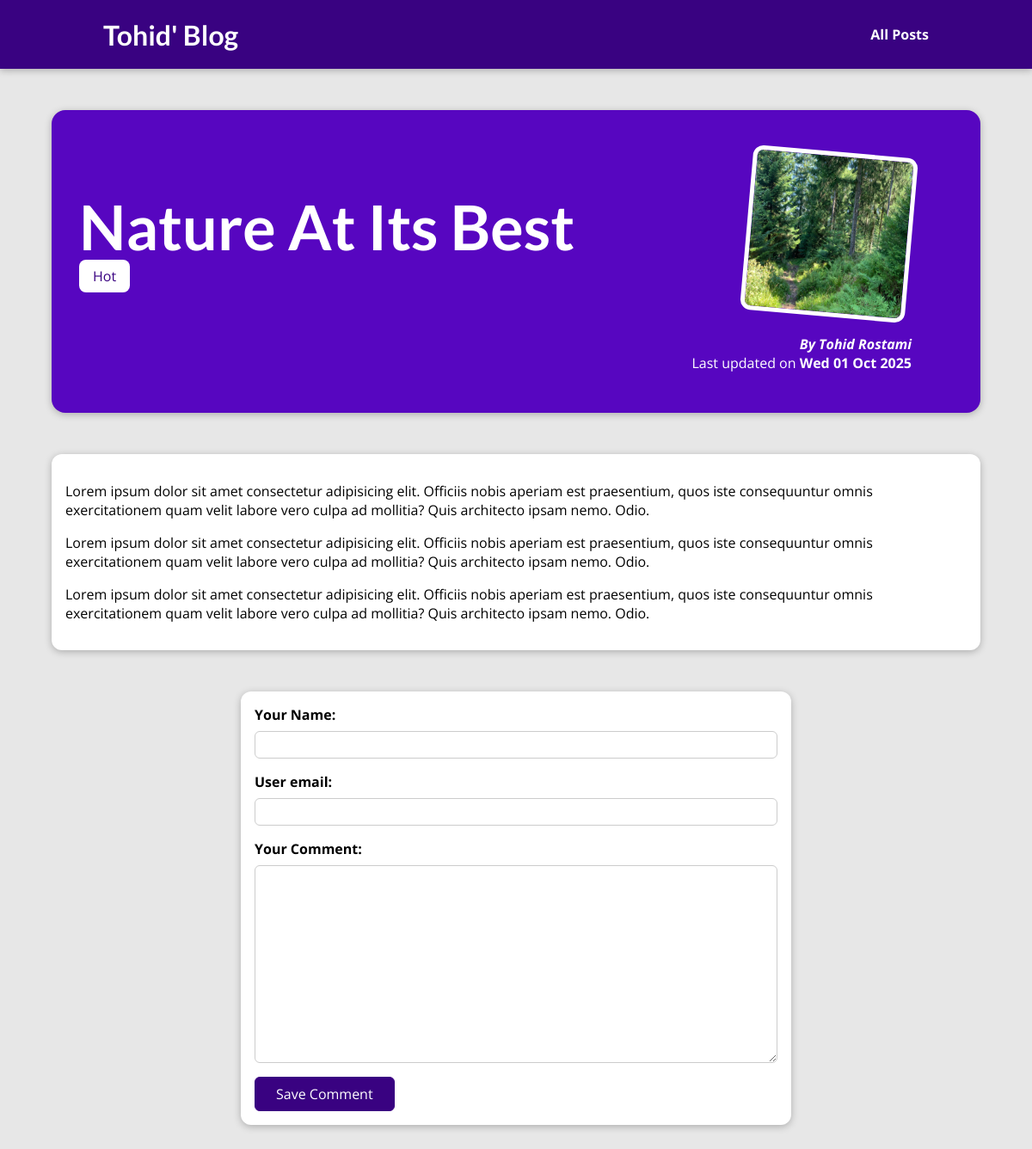
The page /posts/nature-at-its-best on the database its author committed.
### blog/models.py (models this page shows, shortened)
class Post(models.Model):
    title= models.CharField(max_length=150)
    excerpt = models.CharField(max_length=200)
    image = models.ImageField(upload_to="posts", null=True)
    date = models.DateField(auto_now=True)
    slug = models.SlugField(unique=True, db_index=True)
    content = models.TextField(validators=[MinLengthValidator(10)])
    author = models.ForeignKey(Author, on_delete=models.SET_NULL, null=True, related_name="posts")
    tags = models.ManyToManyField(Tag)

class Tag(models.Model):
    caption = models.CharField(max_length=20)

class Author(models.Model):
    first_name = models.CharField(max_length=100)
    last_name = models.CharField(max_length=100)
    email_address = models.EmailField()
    def full_name(self):
        return f"{self.first_name} {self.last_name}"
    def __str__(self):
        return self.full_name()

### blog/views.py (the view)
# urls.py: path("posts/<slug:slug>", views.SingelPostView.as_view(), name="post-detail-page")
class SingelPostView(DetailView):
    template_name="blog/post-detail.html"
    model=Post
    def get_context_data(self, **kwargs):
        context = super().get_context_data(**kwargs)
        context["post_tags"] = self.object.tags.all()
        context["comment_form"] = CommentForm()
        return context

### blog/forms.py
class CommentForm(forms.ModelForm):
    class Meta:
        model=Comment
        exclude=["post"]
        labels = {
            "user_name": "Your Name",
            "user_mail": "Your Email",
            "text": "Your Comment",
        }

### blog/templates/blog/post-detail.html (shortened to what this page needs)
{% extends "base.html" %}
{% load static %}
{% block css_files %}
<link rel="stylesheet" href="{% static "blog/post-detail.css" %}" />
{% endblock %}
{% block content %}
<section id="summary">
  <h2>{{ post.title }}</h2>
  <div>
    {% for tag in post_tags %}
      <span class="tag">{{ tag.caption }}</span>
    {% endfor %}
  </div>
  <article>
    <img src="{{ post.image.url }}" alt="Post Title" />
    <address>By <a href="mailto:{{ post.author.email_address }}">{{ post.author }}</a></address>
    <div>Last updated on <time>{{ post.date|date:"D d M Y" }}</time></div>
  </article>
</section>
<main>
  {{ post.content|linebreaks }}
</main>
<div>
  <form action="{% url "post-detail-page" post.slug %}" method="POST" id="comment-form">
    {% for form_field in comment_form %}
      <div class="form-control">
        {{ form_field.label_tag }}
        {{ form_field }}
      </div>
    {% endfor %}
    <button>Save Comment</button>
  </form>
</div>
{% endblock %}

### static/app.css (style rules this page uses)
* { box-sizing: border-box; }
html { font-family: 'Open Sans', 'Lato', sans-serif; }
body { margin: 0; }
h1, h2, h3 { font-family: 'Lato', sans-serif; font-weight: bold; }

### blog/static/blog/post-detail.css (style rules this page uses)
body { background-color: #e7e7e7; }
#summary { margin: 8rem auto 3rem auto; padding: 2rem; width: 90%; max-width: 90rem; border-radius: 16px; background-color: #5706c0; position: relative; box-shadow: 0 2px 8px rgba(0, 0, 0, 0.25); height: 22rem; }
#summary h2 { color: white; font-size: 4.5rem; margin-bottom: 0.25rem; }
#summary article { position: absolute; top: 2rem; right: 3rem; padding: 1rem 2rem; border-radius: 12px; text-align: right; color: white; }
#summary article img { width: 12rem; height: 12rem; border-radius: 12px; transform: rotateZ(5deg); border: 5px solid white; margin-bottom: 1rem; }
#summary address { font-weight: bold; }
#summary a { color: white; text-decoration: none; }
#summary time { font-weight: bold; }
main { width: 90%; max-width: 90rem; margin: 3rem auto; background-color: white; padding: 1rem; border-radius: 12px; box-shadow: 0 2px 8px rgba(0, 0, 0, 0.25); }
.tag { background-color: white; color: #390281; padding: 0.5rem 1rem; border-radius: 8px; }
#comment-form { margin: 3rem auto; width: 90%; max-width: 40rem; border-radius: 12px; background-color: white; box-shadow: 0 2px 8px rgba(0, 0, 0, 0.25); padding: 1rem; }
#comment-form button { font: inherit; background-color: #390281; color: white; border: 1px solid #390281; padding: 0.5rem 1.5rem; border-radius: 6px; cursor: pointer; }
.form-control { margin-bottom: 1rem; }
.form-control label { font-weight: bold; margin-bottom: 0.5rem; display: block; }
.form-control input, .form-control textarea { display: block; width: 100%; font: inherit; padding: 0.25rem; border-radius: 6px; border: 1px solid #ccc; }

### rows shown on the page
Post: title "Nature At Its Best", image (picture), author "Tohid Rostami", date "Wed 01 Oct 2025", content "Lorem ipsum dolor sit amet consectetur adipisicing elit. Officiis nobis aperiam est praesentium, quos iste consequuntur omnis exercitationem quam velit labore vero culpa ad mollitia? Quis architecto ipsam nemo. Odio. Lorem ipsum dolor sit amet consectetur adipisicing elit. Officiis nobis aperiam est praesentium, quos iste consequuntur omnis exercitationem quam velit labore vero culpa ad mollitia? Quis architecto ipsam nemo. Odio. Lorem ipsum dolor sit amet consectetur adipisicing elit. Officiis nobis aperiam est praesentium, quos iste consequuntur omnis exercitationem quam velit labore vero culpa ad mollitia? Quis architecto ipsam nemo. Odio."
Tag: caption "Hot"
